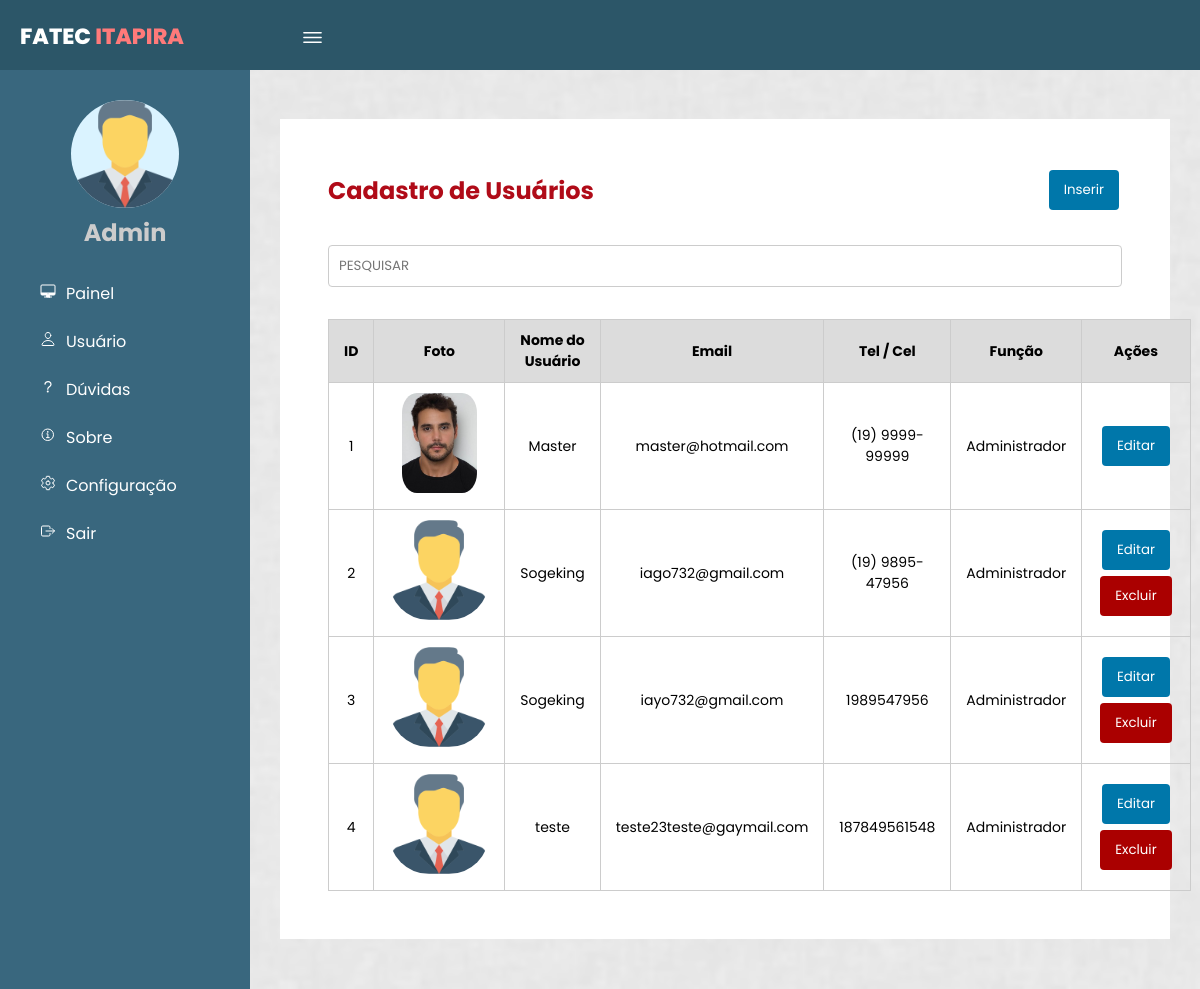
The page /gerenciarUsuario.php (signed in) on the database its author committed.
### tables this page shows
CREATE TABLE `usuarios` (
  `idUsuarios` int(10) UNSIGNED NOT NULL,
  `NomeUsuario` varchar(255) NOT NULL,
  `Email` varchar(50) NOT NULL,
  `Senha` varchar(255) NOT NULL,
  `Tel_Cel` varchar(15) DEFAULT NULL,
  `Funcao` varchar(30) DEFAULT NULL,
  `NivelAcesso` int(11) NOT NULL DEFAULT 1,
  `DataCadastro` date NOT NULL,
  `DataUltimaAtualizacao` timestamp NOT NULL DEFAULT current_timestamp() ON UPDATE current_timestamp(),
  `FotoPath` varchar(255) DEFAULT NULL
);

### Class/Usuario.php (called while the page is built, shortened)
<?php
class Usuario
{
    private $conn;
    public function __construct($conn)
    {
        $this->conn = $conn;
    }
    public function listarUsuarios()
    {
        try {
            $sql = "SELECT * FROM usuarios";
            $stmt = $this->conn->query($sql);
            if ($stmt) {
                return $stmt->fetchAll(PDO::FETCH_ASSOC);
            } else {
                throw new Exception("Erro ao executar a consulta SQL");
            }
        } catch (Exception $e) {
            error_log("Erro ao listar usuários: " . $e->getMessage());
            return [];
        }
    }
}

### gerenciarUsuario.php (the view, shortened to what this page needs)
<?php
require_once 'Class/Usuario.php';
require_once 'conexao.php';
$usuario = new Usuario($conn);
$usuarios = $usuario->listarUsuarios();
?>
<!DOCTYPE html>
<html lang="pt-br">
<head>
    <link rel="stylesheet" href="css/format.css">
</head>
<body page='lista'>
    <header>
        <label for="check">
            <ion-icon name="menu-outline" id="sidebar_btn"></ion-icon>
        </label>
        <div class="left">
            <h3>Fatec <span>Itapira</span></h3>
        </div>
    </header>
    <div class="sidebar">
        <div class="center">
            <img src="icon/manager_icon_129392.png" class="image" alt="">
            <h2>Admin</h2>
        </div>
        <a href="painelAdmin.php"><ion-icon name="desktop-outline"></ion-icon><span>Painel</span></a>
        <a href="#"><ion-icon name="person-outline"></ion-icon><span>Usuário</span></a>
        <a href="pag_lista_sugestao.html"><ion-icon name="help-outline"></ion-icon><span>Dúvidas</span></a>
        <a href="#"><ion-icon name="information-circle-outline"></ion-icon><span>Sobre</span></a>
        <a href="#"><ion-icon name="settings-outline"></ion-icon><span>Configuração</span></a>
        <a href="login/sairLogin.php"><ion-icon name="exit-outline"></ion-icon><span>Sair</span></a>
    </div>
    <div class="content">
        <div id='listaRegistros'>
            <div class="titulo_ask">
                <h1>Cadastro de Usuários</h1>
                <a href="Views/cadastroUsuario.html"><button>Inserir</button></a>
            </div>
            <div style='display: flex;' class="filtro">
                <input style='flex:1' placeholder="PESQUISAR" autofocus id='inputPesquisa' />
            </div>
    <?php if (!empty($usuarios)): ?>
        <table>
            <tr>
                <thead>
                <th>ID</th>
                <th>Foto</th>
                <th>Nome do Usuário</th>
                <th>Email</th>
                <th>Tel / Cel</th>
                <th>Função</th>
                <th>Ações</th>
            </tr>
            <?php foreach ($usuarios as $user): ?>
                <tr>
                    <td><?php echo $user['idUsuarios']; ?></td>
                    <td><?php
                        if (!empty($user['FotoPath'])) {
                            echo '<img src="' . $user['FotoPath'] . '" alt="Foto do Usuário" style="max-width: 100px; max-height: 100px; border-radius: 20%;">';
                        } else {
                            echo '<img src="uploads/manager_icon_129392.png" alt="Imagem Padrão" style="max-width: 100px; max-height: 100px; border-radius: 40%;">';
                        }
                        ?>
                    </td>
                    <td><?php echo $user['NomeUsuario']; ?></td>
                    <td><?php echo $user['Email']; ?></td>
                    <td><?php echo $user['Tel_Cel']; ?></td>
                    <td><?php echo $user['Funcao']; ?></td>
                    <td>
                        <a href="Views/editarUsuario.php?id=<?php echo $user['idUsuarios']; ?>"><button>Editar</button></a>
                        <form method="post" action="Controllers/excluir_usuario.php">
                            <button style="background-color: #a00;" type="submit" <?php echo ($user['NivelAcesso'] == 0) ? 'hidden' : ''; ?>
                            onclick="return confirm('Tem certeza que deseja excluir este usuário?')">Excluir</button>
                        </form>
                    </td>
                </tr>
            <?php endforeach; ?>
        </table>
    <?php else: ?>
        <p>Nenhum usuário cadastrado.</p>
    <?php endif; ?>
        </div>
    </div>
</body>
</html>

### css/format.css (style rules this page uses)
* { margin: 0; padding: 0; font-family: 'Poppins', sans-serif; }
body { background-color: #e9e9e9; }
header { position: fixed; background: #2c5668; padding: 20px; width: 100%; height: 30px; z-index: 5; }
.left h3 { color: #fff; margin: 0; text-transform: uppercase; font-size: 22px; font-weight: 800; }
.left span { color: #ff7a7a; }
.sidebar { position: fixed; width: 250px; height: 100%; margin-top: 70px; padding-top: 30px; left: 0; background: #39677e; transition: 0.5s; transition-property: left; -webkit-transition: 0.5s; -moz-transition: 0.5s; -ms-transition: 0.5s; -o-transition: 0.5s; }
.sidebar .image { width: 108px; height: 108px; border-radius: 100px; -webkit-border-radius: 100px; -moz-border-radius: 100px; -ms-border-radius: 100px; -o-border-radius: 100px; background-color: #daf3ff; }
.sidebar h2 { color: #ccc; margin-top: 0; margin-bottom: 20px; }
.sidebar a { color: #fff; display: block; width: 100%; line-height: 48px; text-decoration: none; padding-left: 40px; box-sizing: border-box; transition: 0.5s; transition-property:background ; }
.sidebar .center { text-align: center; }
.sidebar ion-icon { padding-right: 10px; }
label #sidebar_btn { z-index: 1; position: fixed; left: 300px; color: #fff; font-size: 25px; margin: 5px 0; cursor: pointer; transition: 0.5s; transition-property:color ; }
.content { background: url(../img/bg.png) no-repeat; background-size: cover; background-position: center; transition: 0.5s; position: relative; margin-left: 250px; top: 69px; z-index: 1; overflow: hidden; }
div#listaRegistros { background: white; padding: 3rem; margin: 50px 30px; }
#listaRegistros { display: none; }
body[page=lista] #listaRegistros { display: block; }
#listaRegistros .filtro { margin: 4vh auto; }
table { width: 100%; border-collapse: collapse; }
thead { background: gainsboro; }
table th, table td { text-align: center; font-size: 14px; padding: 10px 15px; border: solid 1px #ccc; }
button { border: none; border-radius: 4px; cursor: pointer; background-color: #07a; color: #fff; margin: 3px; padding: 10px 15px; -webkit-border-radius: 4px; -moz-border-radius: 4px; -ms-border-radius: 4px; -o-border-radius: 4px; }
input { border: solid 1px #ccc; border-radius: 4px; padding: 10px; }
.titulo_ask { display: flex; justify-content: space-between; align-items: center; }
.titulo_ask h1 { color: #B00B18; font-size: 24px; }

### rows shown on the page
usuarios: idUsuarios "1", FotoPath (picture), NomeUsuario "Master", Email "master@hotmail.com", Tel_Cel "(19) 9999-99999", Funcao "Administrador"
usuarios: idUsuarios "2", NomeUsuario "Sogeking", Email "iago732@gmail.com", Tel_Cel "(19) 9895-47956", Funcao "Administrador"
usuarios: idUsuarios "3", NomeUsuario "Sogeking", Email "iayo732@gmail.com", Tel_Cel "1989547956", Funcao "Administrador"
usuarios: idUsuarios "4", NomeUsuario "teste", Email "teste23teste@gaymail.com", Tel_Cel "187849561548", Funcao "Administrador"
